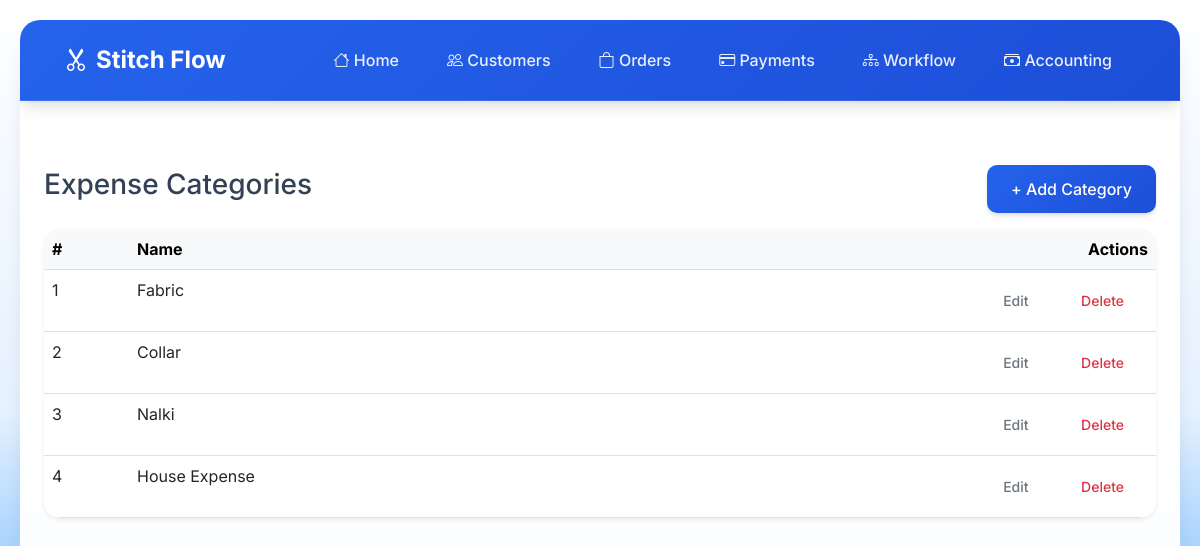
The app's page /accounting/expenses/categories/, older data.
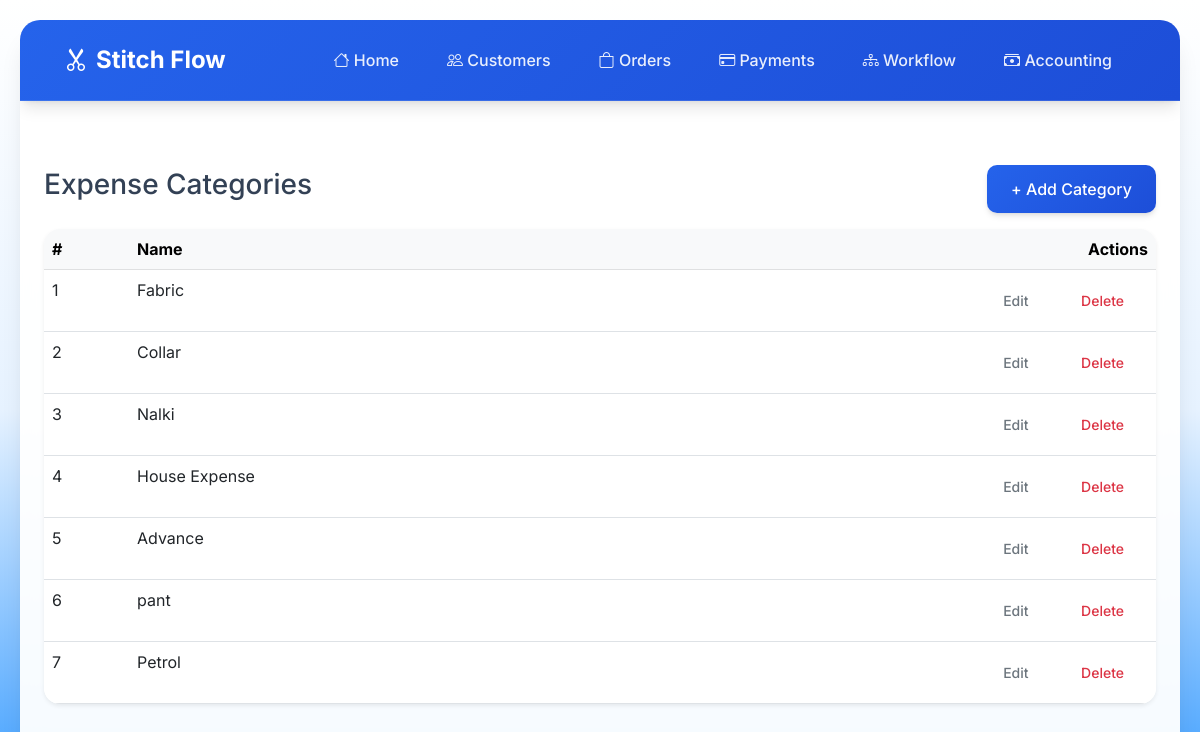
The same page, newer data.
### accounting/models.py (models this page shows, shortened)
class ExpenseCategory(models.Model):
    name = models.CharField(max_length=100, unique=True)

### accounting/views.py (the view)
# urls.py: path("expenses/categories/", views.expense_category_list, name="expense_category_list"),
def expense_category_list(request):
    categories = ExpenseCategory.objects.all()
    return render(request, "accounting/category_list.html", {
        "categories": categories,
        "title": "Expense Categories",
        "type": "expense",
    })

### accounting/templates/accounting/category_list.html (shortened to what this page needs)
{% extends "base.html" %}
{% block content %}
<div class="container py-5">
    <div class="d-flex justify-content-between align-items-center mb-3">
        <h3>{{ title }}</h3>
        <a href="{% if type == 'sale' %}{% url 'sale_category_create' %}{% else %}{% url 'expense_category_create' %}{% endif %}" class="btn btn-primary">
            + Add Category
        </a>
    </div>
    <div class="card shadow-sm rounded-4">
        <div class="card-body p-0">
            <table class="table table-hover mb-0">
                <thead class="table-light">
                    <tr>
                        <th>#</th>
                        <th>Name</th>
                        <th class="text-end">Actions</th>
                    </tr>
                </thead>
                <tbody>
                    {% for category in categories %}
                    <tr>
                        <td>{{ forloop.counter }}</td>
                        <td>{{ category.name }}</td>
                        <td class="text-end">
                            <a href="{% if type == 'sale' %}{% url 'sale_category_update' category.pk %}{% else %}{% url 'expense_category_update' category.pk %}{% endif %}" class="btn btn-sm btn-outline-secondary">Edit</a>
                            <a href="{% if type == 'sale' %}{% url 'sale_category_delete' category.pk %}{% else %}{% url 'expense_category_delete' category.pk %}{% endif %}" class="btn btn-sm btn-outline-danger" onclick="return confirm('Delete this category?');">Delete</a>
                        </td>
                    </tr>
                    {% empty %}
                    <tr>
                        <td colspan="3" class="text-center">No categories yet</td>
                    </tr>
                    {% endfor %}
                </tbody>
            </table>
        </div>
    </div>
</div>
{% endblock %}

Row changes from the older to the newer data that the page shows:
added ExpenseCategory: name "Advance"
added ExpenseCategory: name "pant"
added ExpenseCategory: name "Petrol"
